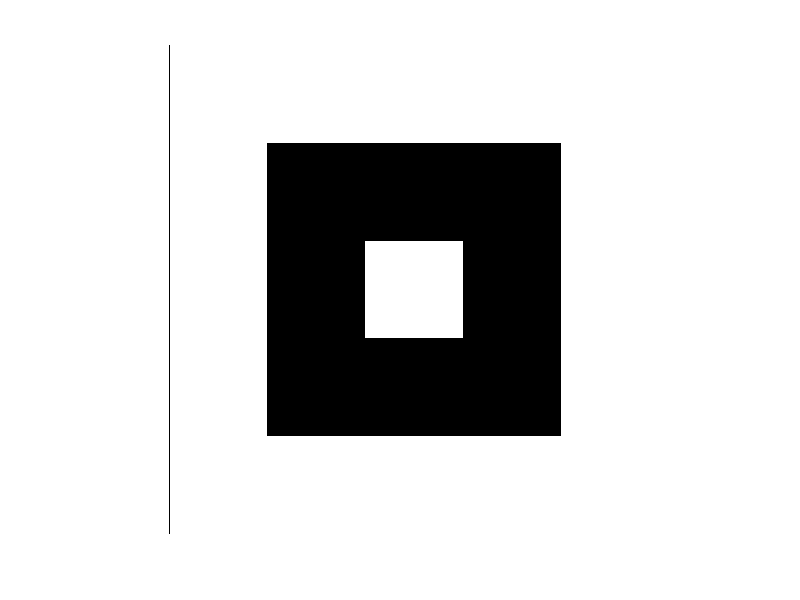

This chart was generated by the following MATLAB code:


pacMap = zeros(20,40);


% Feature 1: finish rendering
% Feature 3: create PacMan class
% Feature 4: create Monster class
% Feature 2: initialize the abstractMap & handling user inputs

for i = 1:20
    pacMap(i,1) = 0;
end
renderedPicture = ones(100,200);
food = [1 1 1 1 1;1 0 0 0 1;1 0 1 0 1;1 0 0 0 1;1 1 1 1 1];
for i = 1:20
    for j = 1:40
        renderedPicture((i-1)*5+1:(i-1)*5+5, (j-1)*5+1:(j-1)*5+5) = food;
    end
end

imshow(renderedPicture);
imshow(food);